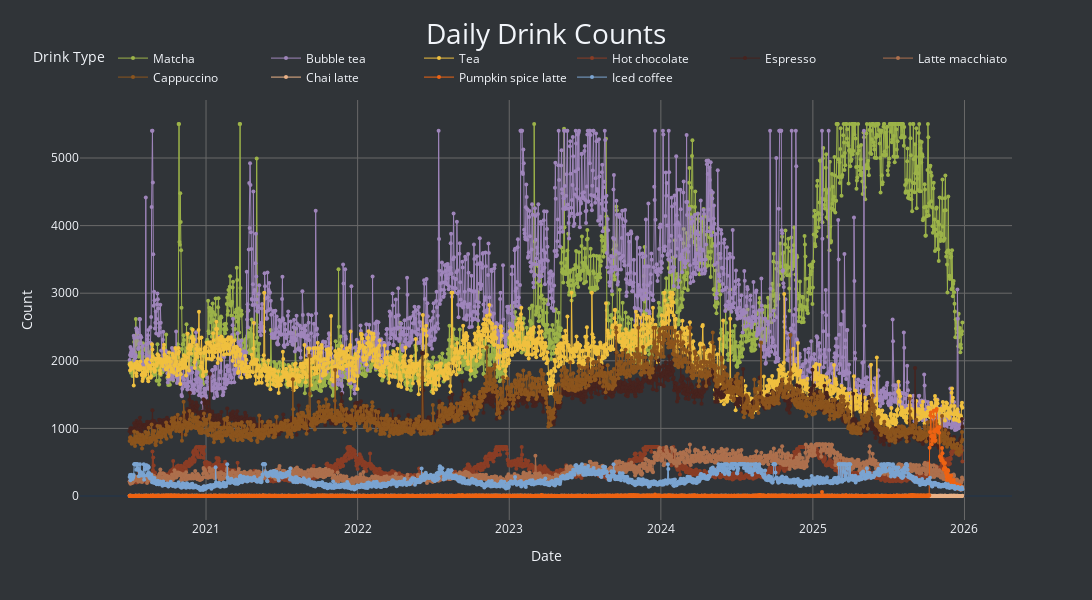

The cell this chart's notebook holds for it:
### Code cell
fig = go.Figure()

drinks = data_prep2.columns[1:]
colours = ['#9CB349', '#9f85bb', '#f0c03f', "#8a3d25", "#47231e", "#AD704D", "#8b541d", "#eab287", "#ed6313", "#7ba4d1"]

for i, drink in enumerate(drinks):
    fig.add_trace(go.Scatter(
        x=data_prep2["Date"],
        y=data_prep2[drink],
        mode='lines+markers',
        name=drink,
        line=dict(
            color=colours[i],
            dash='solid',
            width=1
        ),
        marker=dict(size=4)
    ))

fig.update_layout(
    title=dict(
        text="Daily Drink Counts",
        font=dict(size=28),
        x=0.5,
        y=0.96
    ),
    xaxis_title="Date",
    yaxis_title="Count",
    template="plotly_dark",
    legend=dict(
        title="Drink Type",
        orientation="h",
        yanchor="bottom",
        y=1.02,
        xanchor="right",
        x=1
    ),
    xaxis=dict(showgrid=True, gridcolor='dimgrey'),
    yaxis=dict(showgrid=True, gridcolor='dimgrey'),
    plot_bgcolor='#303438',
    paper_bgcolor='#303438',
    width=1200, height=600,
)

fig.show()

### Figure 1 — Plotly figure (JSON) as saved in the notebook; plotly's stock layout.template omitted (floating-point values rounded to 4 significant figures; data arrays with more than 128 entries replaced by an {"elided": "..."} marker saying what was removed)
{"data": [{"line": {"color": "#9CB349", "dash": "solid", "width": 1}, "marker": {"size": 4}, "mode": "lines+markers", "name": "Matcha", "type": "scatter", "x": {"elided": "2006 str values"}, "y": {"elided": "2006 float values"}}, {"line": {"color": "#9f85bb", "dash": "solid", "width": 1}, "marker": {"size": 4}, "mode": "lines+markers", "name": "Bubble tea", "type": "scatter", "x": {"elided": "2006 str values"}, "y": {"elided": "2006 float values"}}, {"line": {"color": "#f0c03f", "dash": "solid", "width": 1}, "marker": {"size": 4}, "mode": "lines+markers", "name": "Tea", "type": "scatter", "x": {"elided": "2006 str values"}, "y": {"elided": "2006 float values"}}, {"line": {"color": "#8a3d25", "dash": "solid", "width": 1}, "marker": {"size": 4}, "mode": "lines+markers", "name": "Hot chocolate", "type": "scatter", "x": {"elided": "2006 str values"}, "y": {"elided": "2006 float values"}}, {"line": {"color": "#47231e", "dash": "solid", "width": 1}, "marker": {"size": 4}, "mode": "lines+markers", "name": "Espresso", "type": "scatter", "x": {"elided": "2006 str values"}, "y": {"elided": "2006 float values"}}, {"line": {"color": "#AD704D", "dash": "solid", "width": 1}, "marker": {"size": 4}, "mode": "lines+markers", "name": "Latte macchiato", "type": "scatter", "x": {"elided": "2006 str values"}, "y": {"elided": "2006 float values"}}, {"line": {"color": "#8b541d", "dash": "solid", "width": 1}, "marker": {"size": 4}, "mode": "lines+markers", "name": "Cappuccino", "type": "scatter", "x": {"elided": "2006 str values"}, "y": {"elided": "2006 float values"}}, {"line": {"color": "#eab287", "dash": "solid", "width": 1}, "marker": {"size": 4}, "mode": "lines+markers", "name": "Chai latte", "type": "scatter", "x": {"elided": "2006 str values"}, "y": {"elided": "2006 float values"}}, {"line": {"color": "#ed6313", "dash": "solid", "width": 1}, "marker": {"size": 4}, "mode": "lines+markers", "name": "Pumpkin spice latte", "type": "scatter", "x": {"elided": "2006 str values"}, "y": {"elided": "2006 float values"}}, {"line": {"color": "#7ba4d1", "dash": "solid", "width": 1}, "marker": {"size": 4}, "mode": "lines+markers", "name": "Iced coffee", "type": "scatter", "x": {"elided": "2006 str values"}, "y": {"elided": "2006 float values"}}], "layout": {"height": 600, "legend": {"orientation": "h", "title": {"text": "Drink Type"}, "x": 1, "xanchor": "right", "y": 1.02, "yanchor": "bottom"}, "paper_bgcolor": "#303438", "plot_bgcolor": "#303438", "title": {"font": {"size": 28}, "text": "Daily Drink Counts", "x": 0.5, "y": 0.96}, "width": 1200, "xaxis": {"gridcolor": "dimgrey", "showgrid": true, "title": {"text": "Date"}}, "yaxis": {"gridcolor": "dimgrey", "showgrid": true, "title": {"text": "Count"}}}}
